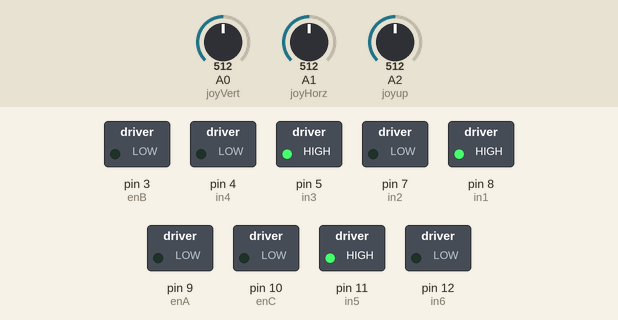
A sketch run on a simulated Arduino Uno, built with avr-gcc and run on an emulated ATmega328P. On the bench: switched loads named in the sketch (green lamp = pin HIGH). The test bench sets the inputs (shaded band); at power-on: A0 (joyVert) = 512, A1 (joyHorz) = 512, A2 (joyup) = 512.

Above: at 1.2 s.
1.3 s: A0 (joyVert) set to 450
At 1.8 s:
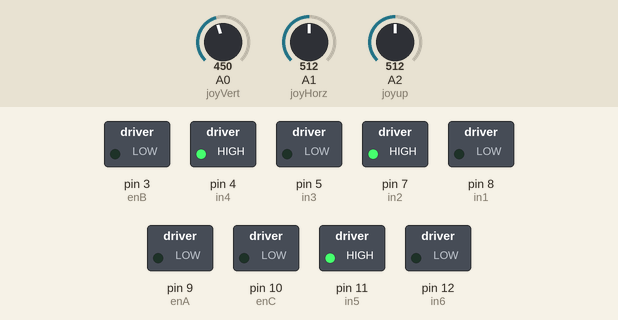
2.8 s: A1 (joyHorz) set to 450
At 4.0 s:
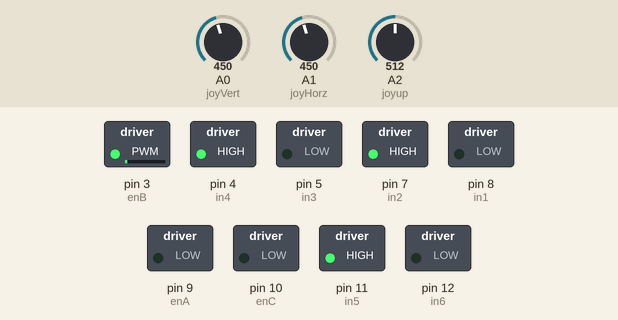
4.3 s: A2 (joyup) set to 450
At 5.3 s:
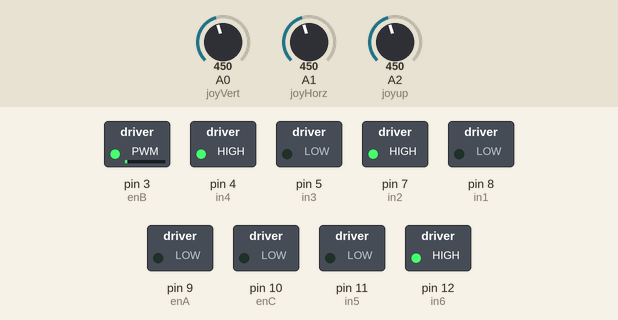
5.8 s: A0 (joyVert) set to 470
At 6.4 s:
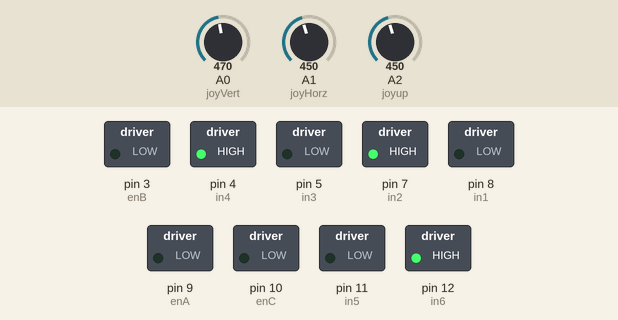
7.3 s: A1 (joyHorz) set to 435
At 7.6 s:
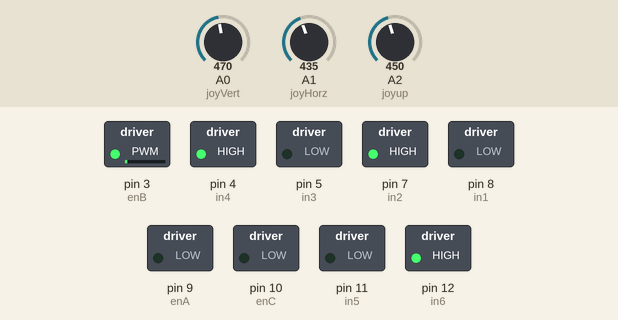
8.8 s: A2 (joyup) set to 306
At 9.9 s:
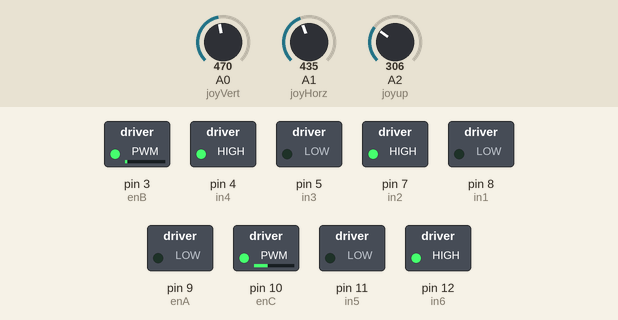
Timing chart, 0 to 11.3 s (numbered marks = the images above; inputs shaded):
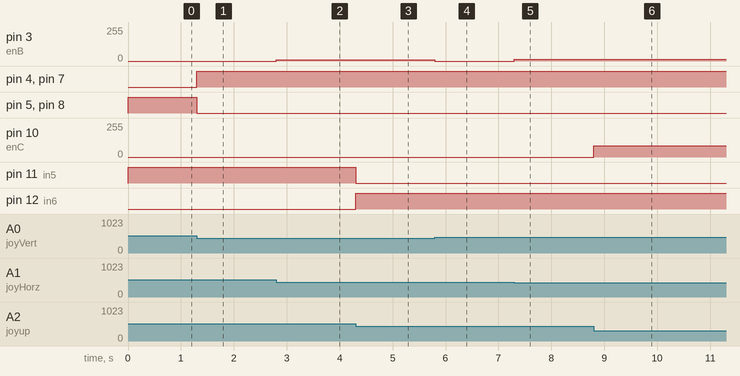

Measured:
- after the input at 1.3 s, pin 4 (in4), pin 7 (in2): LOW → HIGH at once; pin 5 (in3), pin 8 (in1): HIGH → LOW at once
- after the input at 2.8 s, pin 3 (enB): 0/255 → 10/255 at once
- after the input at 4.3 s, pin 11 (in5): HIGH → LOW at once; pin 12 (in6): LOW → HIGH at once
- after the input at 5.8 s, pin 3 (enB): 10/255 → 0/255 at once
- after the input at 7.3 s, pin 3 (enB): 0/255 → 13/255 at once
- after the input at 8.8 s, pin 10 (enC): 0/255 → 85/255 at once

The sketch:

simulation_done2.ino
```cpp
// Motor A

int enA = 9;
int in1 = 8;
int in2 = 7;

// Motor B

int enB = 3;
int in3 = 5;
int in4 = 4;

// Motor C

int enC = 10;
int in5 = 11;
int in6 = 12;


// Joystick Input

int joyVert = A0; // Vertical
int joyHorz = A1; // Horizontal
int joyup = A2; // up / down

// Motor Speed Values - Start at zero

int MotorSpeed1 = 0;
int MotorSpeed2 = 0;
int MotorSpeed3 = 0;

// Joystick Values - Start at 512 (middle position)

int joyposVert = 512;
int joyposHorz = 512;
int joyposup = 512;


void setup()

{

  // Set all the motor control pins to outputs

  pinMode(enA, OUTPUT);
  pinMode(enB, OUTPUT);
  pinMode(in1, OUTPUT);
  pinMode(in2, OUTPUT);
  pinMode(in3, OUTPUT);
  pinMode(in4, OUTPUT);
  pinMode(enC, OUTPUT);
  pinMode(in5, OUTPUT);
  pinMode(in6, OUTPUT);

  // Start with motors disabled and direction forward

  // Motor A

  digitalWrite(enA, LOW);
  digitalWrite(in1, HIGH);
  digitalWrite(in2, LOW);

  // Motor B

  digitalWrite(enB, LOW);
  digitalWrite(in3, HIGH);
  digitalWrite(in4, LOW);

  // Motor C

  digitalWrite(enC, LOW);
  digitalWrite(in5, HIGH);
  digitalWrite(in6, LOW);
}

void loop() {


  // Read the Joystick X and Y positions

  joyposVert = analogRead(joyVert);
  joyposHorz = analogRead(joyHorz);
  joyposup = analogRead(joyup);

  // Determine if this is a forward or backward motion
  // Do this by reading the Verticle Value
  // Apply results to MotorSpeed and to Direction

  if (joyposVert < 460)
  {
    // This is Backward

    // Set Motor A backward

    digitalWrite(in1, LOW);
    digitalWrite(in2, HIGH);

    // Set Motor B backward

    digitalWrite(in3, LOW);
    digitalWrite(in4, HIGH);

    //Determine Motor Speeds

    // As we are going backwards we need to reverse readings

    joyposVert = joyposVert - 460; // This produces a negative number
    joyposVert = joyposVert * -1;  // Make the number positive

    MotorSpeed1 = map(joyposVert, 0, 460, 0, 255);
    MotorSpeed2 = map(joyposVert, 0, 460, 0, 255);
  }
  else if (joyposVert > 564)
  {
    // This is Forward

    // Set Motor A forward

    digitalWrite(in1, HIGH);
    digitalWrite(in2, LOW);

    // Set Motor B forward

    digitalWrite(in3, HIGH);
    digitalWrite(in4, LOW);

    //Determine Motor Speeds

    MotorSpeed1 = map(joyposVert, 564, 1023, 0, 255);
    MotorSpeed2 = map(joyposVert, 564, 1023, 0, 255);

  }
  else
  {
    // This is Stopped

    MotorSpeed1 = 0;
    MotorSpeed2 = 0;

  }


 if (joyposup < 460)
  {
    // This is up

    // Set Motor C up

    digitalWrite(in5, LOW);
    digitalWrite(in6, HIGH);

    //Determine Motor Speeds

    // As we are going backwards we need to reverse readings

    joyposup = joyposup - 460; // This produces a negative number
    joyposup = joyposup * -1;  // Make the number positive

    MotorSpeed3 = map(joyposup, 0, 460, 0, 255);

  }
  else if (joyposup > 564)
  {
    // This is down

    // Set Motor A forward

    digitalWrite(in5, HIGH);
    digitalWrite(in6, LOW);

    //Determine Motor Speeds

    MotorSpeed3 = map(joyposup, 564, 1023, 0, 255);
 }
  else
  {
    // This is Stopped

    MotorSpeed3 = 0;
  }


  // Now do the steering
  // The Horizontal position will "weigh" the motor speed
  // Values for each motor

  if (joyposHorz < 460)
  {
    // Move Left

    // As we are going left we need to reverse readings

    joyposHorz = joyposHorz - 460; // This produces a negative number
    joyposHorz = joyposHorz * -1;  // Make the number positive


    // Map the number to a value of 255 maximum

    joyposHorz = map(joyposHorz, 0, 460, 0, 255);


    MotorSpeed1 = MotorSpeed1 - joyposHorz;
    MotorSpeed2 = MotorSpeed2 + joyposHorz;

    // Don't exceed range of 0-255 for motor speeds

    if (MotorSpeed1 < 0)MotorSpeed1 = 0;
    if (MotorSpeed2 > 255)MotorSpeed2 = 255;

  }
  else if (joyposHorz > 564)
  {
    // Move Right

    // Map the number to a value of 255 maximum

    joyposHorz = map(joyposHorz, 564, 1023, 0, 255);


    MotorSpeed1 = MotorSpeed1 + joyposHorz;
    MotorSpeed2 = MotorSpeed2 - joyposHorz;

    // Don't exceed range of 0-255 for motor speeds

    if (MotorSpeed1 > 255)MotorSpeed1 = 255;
    if (MotorSpeed2 < 0)MotorSpeed2 = 0;

  }


  // Adjust to prevent "buzzing" at very low speed

  if (MotorSpeed1 < 8)MotorSpeed1 = 0;
  if (MotorSpeed2 < 8)MotorSpeed2 = 0;
  if (MotorSpeed3 < 8)MotorSpeed3 = 0;

  // Set the motor speeds

  analogWrite(enA, MotorSpeed1);
  analogWrite(enB, MotorSpeed2);
  analogWrite(enC, MotorSpeed3);

}
```
